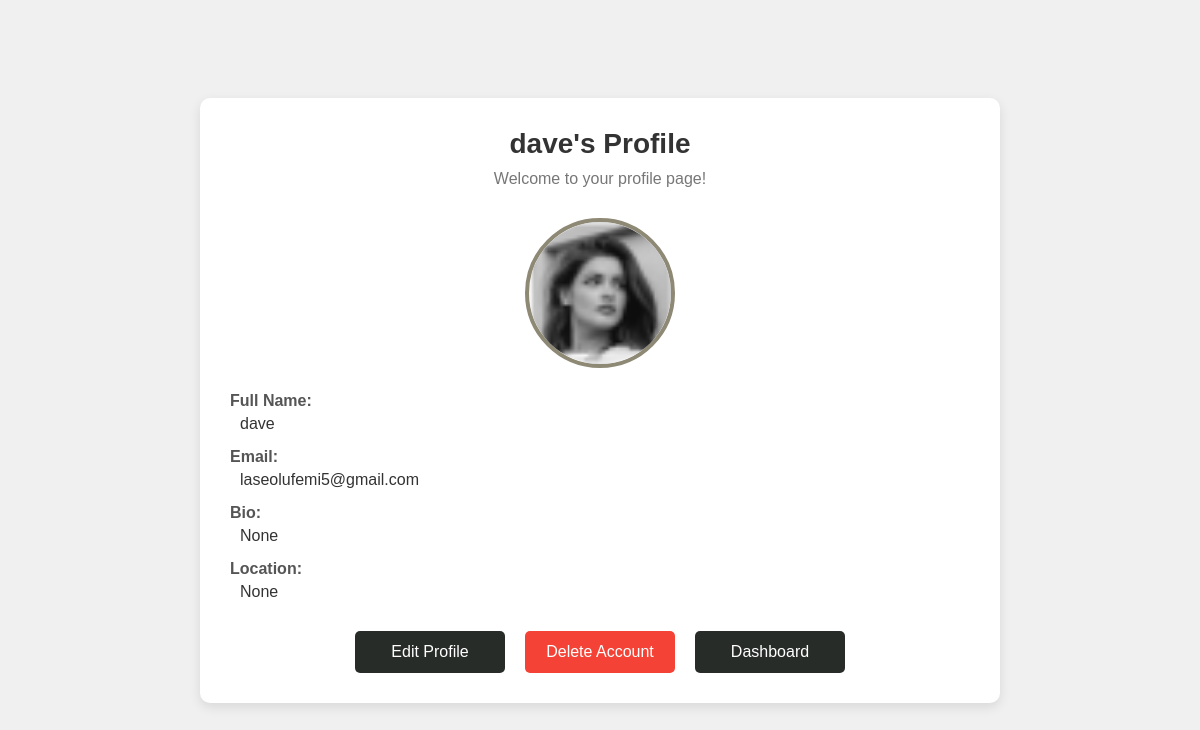
Page /view-profile/ (signed in) on the committed database.
### core/models.py (models this page shows, shortened)
class Profile(models.Model):
    user = models.OneToOneField(User, on_delete=models.CASCADE)
    full_name = models.CharField(max_length=100, default=1)
    email = models.EmailField(default=1)  # Adding the email field
    location = models.CharField(max_length=100, blank=True, null=True)  # Adding the location field
    bio = models.TextField(blank=True, null=True)
    image = models.ImageField(upload_to='images/', default='ProfilePicture.png')

### core/views.py (the view)
# urls.py: path('view-profile/', views.view_profile, name='view_profile'),
@login_required
def view_profile(request):
    profile = get_object_or_404(Profile, user=request.user)
    return render(request, 'view_profile.html', {'profile': profile})

### templates/view_profile.html (shortened to what this page needs)
<!DOCTYPE html>
<html lang="en">
<head>
    {% load static %}
    <link rel="stylesheet" href="{% static 'css/view_profile.css' %}">
</head>
<body>
    <div class="profile-container">
        <div class="profile-header">
            <h2>{{ profile.user.username }}'s Profile</h2>
            <p>Welcome to your profile page!</p>
        </div>
        <div class="profile-image">
            <img src="{{ profile.image.url }}" alt="Profile Picture">
        </div>
        <div class="profile-info">
            <div>
                <label for="full-name">Full Name:</label>
                <div class="value">{{ profile.full_name }}</div>
            </div>
            <div>
                <label for="email">Email:</label>
                <div class="value">{{ profile.email }}</div>
            </div>
            <div>
                <label for="bio">Bio:</label>
                <div class="value">{{ profile.bio }}</div>
            </div>
            <div>
                <label for="location">Location:</label>
                <div class="value">{{ profile.location }}</div>
            </div>
        </div>
        <div class="profile-action-buttons">
            <a href="{% url 'profile' %}">
                <button class="edit-btn">Edit Profile</button>
            </a>
            <button class="delete-btn">Delete Account</button>
            <a href="{% url 'dashboard' %}">
                <button class="edit-btn">Dashboard</button>
            </a>
        </div>
    </div>
</body>
</html>

### static/css/view_profile.css (style rules this page uses)
* { margin: 0; padding: 0; box-sizing: border-box; }
body { font-family: Arial, sans-serif; background-color: #f0f0f0; color: #333; display: flex; justify-content: center; align-items: center; min-height: 100vh; padding: 20px; }
.profile-container { background-color: #fff; padding: 30px; border-radius: 10px; box-shadow: 0 4px 12px rgba(0, 0, 0, 0.1); width: 100%; max-width: 800px; text-align: center; }
.profile-header h2 { font-size: 28px; margin-bottom: 10px; color: #333; }
.profile-header p { font-size: 16px; color: #777; margin-bottom: 30px; }
.profile-image img { width: 150px; height: 150px; border-radius: 50%; border: 4px solid rgb(142, 137, 117); object-fit: cover; margin-bottom: 20px; }
.profile-info { text-align: left; margin-bottom: 30px; }
.profile-info div { margin-bottom: 15px; }
.profile-info label { font-weight: bold; display: block; color: #555; margin-bottom: 5px; }
.profile-info .value { font-size: 16px; color: #333; margin-left: 10px; }
.profile-action-buttons { display: flex; justify-content: center; gap: 20px; }
.edit-btn, .delete-btn { padding: 12px 20px; font-size: 16px; border-radius: 5px; cursor: pointer; width: 150px; }
.edit-btn { background-color: #282c28; color: white; border: none; transition: background-color 0.3s; }
.delete-btn { background-color: #f44336; color: white; border: none; transition: background-color 0.3s; }

### rows in the picture
Profile: user.username "dave", image (picture), full_name "dave", email "laseolufemi5@gmail.com", bio "None", location "None"
